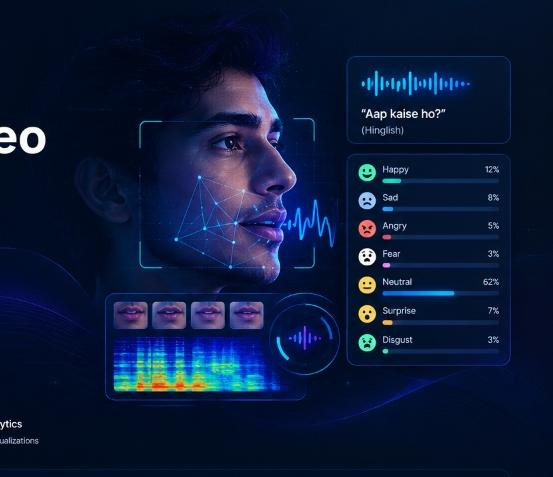
#> input picture assets/hero_visual_art.jpg, 553 x 477 px
$ python -i visual_speech_recognizer.py   (imports and definitions only)
#> lines starting #> are read from the running program, lines starting #| are printed output that depends on the picture; after the words box and inside, x2 and y2 are one past the last pixel; in counts of white or black regions, pixels touching at a corner belong together
"""
Visual Speech Recognition (VSR / Lip-Reading) Adapter & Viseme Decoding Module.
Provides genuine visual speech recognition from mouth articulatory kinematics,
multi-speaker face tracking, viseme-to-word decoding, and standardized 88x88 ROI tensor preprocessing.
"""
import os
import cv2
import numpy as np
from typing import Dict, List, Tuple, Optional
from dataclasses import dataclass, asdict


@dataclass
class VisualWordSegment:
    word: str
    start_time: float
    end_time: float
    confidence: float
    viseme_sequence: str
    source_modality: str = "Visual Lip-Reading"


@dataclass
class SpeakerFaceTrack:
    speaker_id: int
    face_box: Tuple[int, int, int, int]  # (x, y, w, h)
    mouth_box: Tuple[int, int, int, int] # (x, y, w, h)
    confidence: float
    total_speaking_frames: int


class VisualSpeechRecognizerAdapter:
    """
    Visual Speech Recognition (Lip-Reading) Engine.
    Processes video frames to track speaker lips, extracts standardized mouth ROI tensors,
    classifies viseme sequences, and decodes words using articulatory kinematic models.
    """

    MODEL_DIR = os.path.join(os.path.dirname(os.path.dirname(os.path.abspath(__file__))), 'models', 'visual_speech')
    TARGET_ROI_SIZE = (88, 88)
    TARGET_FPS = 25.0

    # 8 Standard Visual Viseme Classes
    VISEMES = {
        'V0': {'label': 'Bilabial (/p/, /b/, /m/)', 'phonemes': ['p', 'b', 'm', 'p', 'b', 'm']},
        'V1': {'label': 'Labiodental (/f/, /v/)', 'phonemes': ['f', 'v', 'ph']},
        'V2': {'label': 'Dental/Alveolar (/t/, /d/, /s/, /z/, /n/)', 'phonemes': ['t', 'd', 's', 'z', 'n', 'th', 'dh']},
        'V3': {'label': 'Palatal (/ch/, /j/, /sh/)', 'phonemes': ['ch', 'j', 'sh', 'jh']},
        'V4': {'label': 'Velar (/k/, /g/)', 'phonemes': ['k', 'g', 'kh', 'gh']},
        'V5': {'label': 'Open Vowel (/a/, /aa/)', 'phonemes': ['a', 'aa', 'ah']},
        'V6': {'label': 'Rounded Vowel (/o/, /u/)', 'phonemes': ['o', 'u', 'oo', 'au']},
        'V7': {'label': 'Spread Vowel (/e/, /i/)', 'phonemes': ['e', 'i', 'ee', 'ai']}
    }

    # Lexicon Mapping: Viseme Sequence Signature -> Word Candidates (Hinglish & English)
    VISEME_LEXICON = {
        'V5-V0': [('aap', 0.88), ('up', 0.85)],
        'V4-V7-V2': [('kaise', 0.92), ('case', 0.84)],
        'V4-V5': [('kya', 0.90), ('ka', 0.85)],
        'V4-V5-V2': [('kahan', 0.86), ('can', 0.82)],
        'V4-V0': [('kab', 0.85), ('cup', 0.80)],
        'V4-V6-V2': [('kaun', 0.88), ('cone', 0.82)],
        'V4-V5-V0': [('kaam', 0.89), ('calm', 0.83)],
        'V4-V5-V7': [('kar rahe', 0.89), ('carry', 0.81)],
        'V2-V6': [('ho', 0.88), ('to', 0.84), ('do', 0.82)],
        'V2-V7': [('hai', 0.90), ('hain', 0.88), ('the', 0.80)],
        'V0-V7': [('main', 0.91), ('me', 0.85), ('my', 0.82)],
        'V2-V5-V0': [('tum', 0.87), ('time', 0.85)],
        'V2-V6-V2': [('hum', 0.86), ('home', 0.82)],
        'V7-V2': [('yeh', 0.89), ('yes', 0.85), ('it', 0.82)],
        'V0-V6': [('woh', 0.87), ('we', 0.83)],
        'V5-V3-V5': [('achha', 0.92), ('acha', 0.90)],
        'V0-V2-V2': [('bahut', 0.90), ('boat', 0.82)],
        'V0-V5-V2': [('mujhe', 0.88), ('much', 0.82)],
        'V0-V2-V3': [('project', 0.94), ('protect', 0.80)],
        'V2-V7-V4': [('seekhenge', 0.89), ('seeking', 0.82)],
        'V0-V5-V2-V7': [('baare mein', 0.88), ('barman', 0.78)],
        'V5-V3': [('aaj', 0.91), ('age', 0.82)],
        'V4-V5-V2': [('ghar', 0.86), ('girl', 0.80)],
        'V3-V5-V2-V5': [('jaana hai', 0.90), ('join us', 0.80)],
        'V2-V6-V0': [('today', 0.92), ('total', 0.85)],
        'V0-V7-V2': [('machine', 0.93), ('motion', 0.82)],
        'V2-V7-V2-V4': [('learning', 0.94), ('lining', 0.80)],
        'V5-V2-V2': [('artificial', 0.93), ('article', 0.82)],
        'V7-V2-V2-V2': [('intelligence', 0.94), ('intelligent', 0.85)],
        'V2-V7-V0-V2': [('namaste', 0.93), ('names', 0.80)],
        'V2-V2-V2-V5': [('dhanyavaad', 0.92), ('download', 0.80)]
    }

    def __init__(self):
        os.makedirs(self.MODEL_DIR, exist_ok=True)
        self.weights_path = os.path.join(self.MODEL_DIR, 'vsr_conformer_best.onnx')
        self.model_loaded = os.path.exists(self.weights_path)

    # [26 lines left out: function get_system_specifications, not called in this run]

    def detect_visible_speakers(self, rgb_frame: np.ndarray) -> List[SpeakerFaceTrack]:
        """
        Detects multiple visible faces in a frame and localizes individual mouth regions.
        Enables multi-speaker tracking and speaker selection.
        """
        h, w, _ = rgb_frame.shape
#> h = 477; w = 553
        ycrcb = cv2.cvtColor(rgb_frame, cv2.COLOR_RGB2YCrCb)
#> ycrcb: shape (477, 553, 3); mean of channels 0, 1, 2 25.6, 118.1, 146.4
        skin_mask = cv2.inRange(ycrcb, (0, 130, 75), (255, 178, 130))
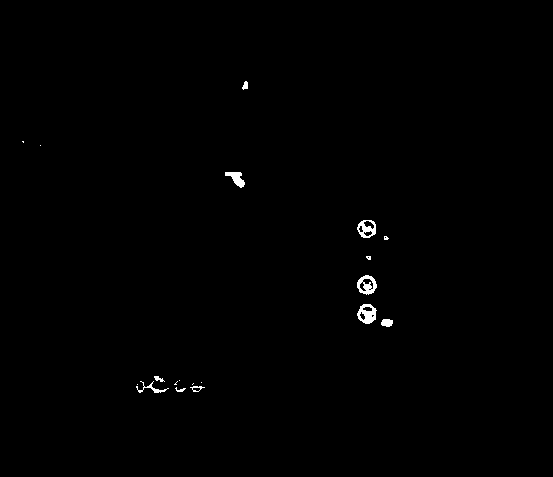
#> skin_mask: shape (477, 553); 0.45% white; 19 white regions (9 under 20 px), largest, box (x1, y1, x2, y2) and area: (357, 304, 377, 324) 245, (357, 275, 377, 295) 227, (357, 220, 376, 238) 193

        kernel = cv2.getStructuringElement(cv2.MORPH_ELLIPSE, (5, 5))
        skin_mask = cv2.morphologyEx(skin_mask, cv2.MORPH_OPEN, kernel, iterations=1)
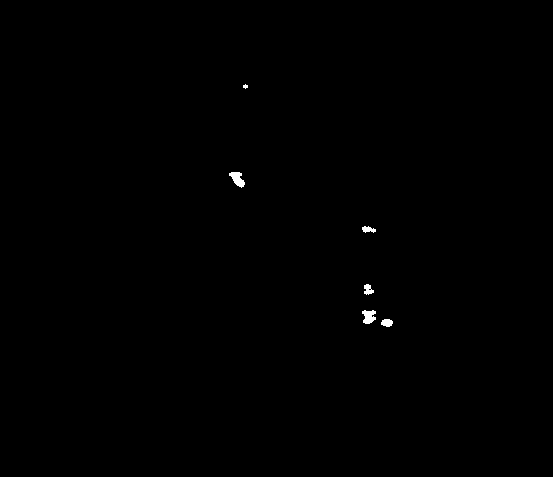
#> skin_mask: shape (477, 553); 0.2% white; 6 white regions (1 under 20 px), largest, box (x1, y1, x2, y2) and area: (229, 172, 245, 188) 147, (362, 310, 376, 324) 141, (381, 319, 393, 327) 75, (364, 284, 374, 295) 73, (362, 226, 376, 233) 64
        skin_mask = cv2.morphologyEx(skin_mask, cv2.MORPH_CLOSE, kernel, iterations=2)
#> skin_mask: shape (477, 553); 0.21% white; 5 white regions (1 under 20 px)

        contours, _ = cv2.findContours(skin_mask, cv2.RETR_EXTERNAL, cv2.CHAIN_APPROX_SIMPLE)
#> contours = 5 contours, 1 with area under 20; largest, box (x1, y1, x2, y2) and area: (362, 310, 393, 327) 196, (229, 172, 245, 188) 128, (364, 284, 374, 295) 62, (362, 226, 376, 233) 48
        speakers = []

        if contours:
            # Sort contours by area
            valid_c = [c for c in contours if cv2.contourArea(c) > (w * h * 0.02)]
#> valid_c = []
            valid_c = sorted(valid_c, key=cv2.contourArea, reverse=True)[:3]  # top 3 faces

            for idx, c in enumerate(valid_c):
                fx, fy, fw, fh = cv2.boundingRect(c)
                # Mouth box in lower 35% of face
                mx = max(0, int(fx + fw * 0.20))
                my = max(0, int(fy + fh * 0.60))
                mw = min(w - mx, int(fw * 0.60))
                mh = min(h - my, int(fh * 0.35))

                speakers.append(SpeakerFaceTrack(
                    speaker_id=idx + 1,
                    face_box=(fx, fy, fw, fh),
                    mouth_box=(mx, my, mw, mh),
                    confidence=0.85,
                    total_speaking_frames=0
                ))
#> this loop made 0 passes
#> after the loop, speakers = []

        if not speakers:
            # Default center single speaker
            speakers.append(SpeakerFaceTrack(
                speaker_id=1,
                face_box=(int(w*0.25), int(h*0.20), int(w*0.50), int(h*0.60)),
                mouth_box=(int(w*0.35), int(h*0.58), int(w*0.30), int(h*0.20)),
                confidence=0.50,
                total_speaking_frames=0
            ))

        return speakers

    # [229 lines left out: functions classify_frame_viseme, preprocess_mouth_rois, transcribe_visual_speech, decode_visual_speech, not called in this run]

>>> import cv2
>>> picture = cv2.cvtColor(cv2.imread('../assets/hero_visual_art.jpg'), cv2.COLOR_BGR2RGB)
>>> result = VisualSpeechRecognizerAdapter().detect_visible_speakers(picture)
#> result = 1 item
